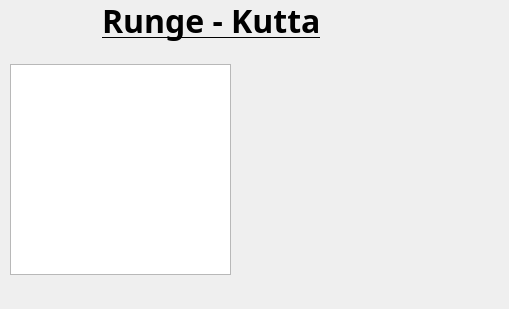
    <widget class="QWidget" name="page_12">
     <widget class="QLabel" name="label_12">
      <property name="geometry">
       <rect>
        <x>102</x>
        <y>0</y>
        <width>301</width>
        <height>41</height>
       </rect>
      </property>
      <property name="font">
       <font>
        <family>Cilica</family>
        <pointsize>24</pointsize>
        <weight>75</weight>
        <bold>true</bold>
        <underline>true</underline>
       </font>
      </property>
      <property name="text">
       <string>Runge - Kutta</string>
      </property>
     </widget>
     <widget class="QTextBrowser" name="textBrowser_11">
      <property name="geometry">
       <rect>
        <x>10</x>
        <y>64</y>
        <width>221</width>
        <height>211</height>
       </rect>
      </property>
      <property name="styleSheet">
       <string notr="true">background-image: url(:/MM/MainBCKBluev2.png);</string>
      </property>
      <property name="html">
       <string>&lt;!DOCTYPE HTML PUBLIC &quot;-//W3C//DTD HTML 4.0//EN&quot; &quot;http://www.w3.org/TR/REC-html40/strict.dtd&quot;&gt;
&lt;html&gt;&lt;head&gt;&lt;meta name=&quot;qrichtext&quot; content=&quot;1&quot; /&gt;&lt;style type=&quot;text/css&quot;&gt;
p, li { white-space: pre-wrap; }
&lt;/style&gt;&lt;/head&gt;&lt;body style=&quot; font-family:'MS Shell Dlg 2'; font-size:8.25pt; font-weight:400; font-style:normal;&quot;&gt;
&lt;p align=&quot;justify&quot; style=&quot; margin-top:0px; margin-bottom:0px; margin-left:0px; margin-right:0px; -qt-block-indent:0; text-indent:0px;&quot;&gt;&lt;span style=&quot; font-size:11pt; color:#ffffff;&quot;&gt;Los métodos de Runge-Kutta son una serie de metodos numéricos usados para encontrar aproximaciones de las soluciones de ecuaciones diferenciales y sistemas de ecuaciones diferenciales, lineales y no lineales. Se presenta el método de segundo orden, considerado como el método de Euler mejorado.&lt;/span&gt;&lt;/p&gt;&lt;/body&gt;&lt;/html&gt;</string>
      </property>
     </widget>
     <widget class="QLabel" name="label_32">
      <property name="geometry">
       <rect>
        <x>230</x>
        <y>50</y>
        <width>261</width>
        <height>241</height>
       </rect>
      </property>
      <property name="styleSheet">
       <string notr="true">background-image: url(:/MM/BKGWhite.png);</string>
      </property>
      <property name="text">
       <string/>
      </property>
      <property name="pixmap">
       <pixmap resource="imagenes.qrc">:/MM/11 RungeKutta.png</pixmap>
      </property>
      <property name="scaledContents">
       <bool>true</bool>
      </property>
     </widget>
     <widget class="QLabel" name="label_40">
      <property name="geometry">
       <rect>
        <x>0</x>
        <y>0</y>
        <width>500</width>
        <height>300</height>
       </rect>
      </property>
      <property name="text">
       <string/>
      </property>
      <property name="pixmap">
       <pixmap resource="imagenes.qrc">:/MM/00 Main BG7.png</pixmap>
      </property>
      <property name="scaledContents">
       <bool>true</bool>
      </property>
     </widget>
     <widget class="QLabel" name="label_13">
      <property name="geometry">
       <rect>
        <x>0</x>
        <y>0</y>
        <width>101</width>
        <height>61</height>
       </rect>
      </property>
      <property name="text">
       <string/>
      </property>
      <property name="pixmap">
       <pixmap resource="imagenes.qrc">:/MM/nuevom.png</pixmap>
      </property>
      <property name="scaledContents">
       <bool>true</bool>
      </property>
      <property name="wordWrap">
       <bool>false</bool>
      </property>
     </widget>
     <zorder>label_40</zorder>
     <zorder>label_12</zorder>
     <zorder>textBrowser_11</zorder>
     <zorder>label_32</zorder>
     <zorder>label_13</zorder>
    </widget>
